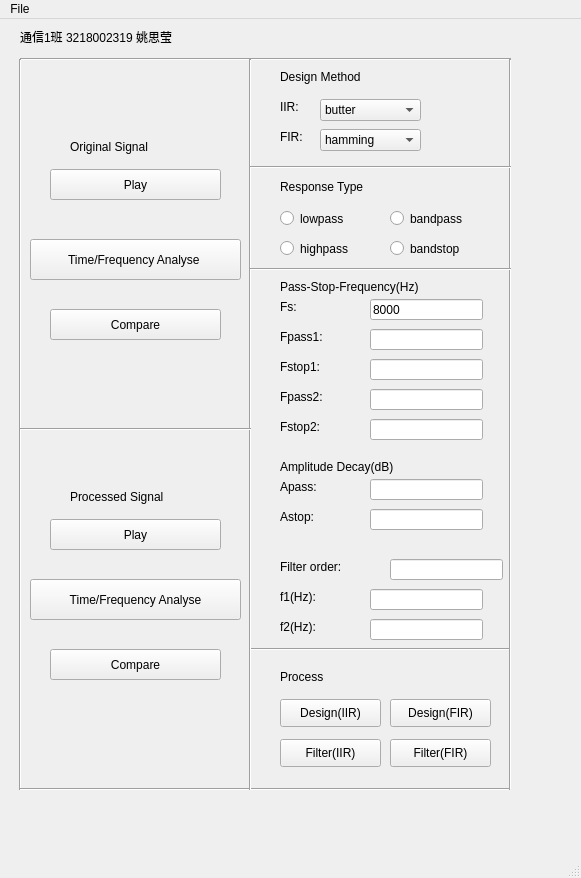
<?xml version="1.0" encoding="UTF-8"?>
<ui version="4.0">
 <class>MainWindow</class>
 <widget class="QMainWindow" name="MainWindow">
  <property name="geometry">
   <rect>
    <x>0</x>
    <y>0</y>
    <width>581</width>
    <height>878</height>
   </rect>
  </property>
  <property name="windowTitle">
   <string>MainWindow</string>
  </property>
  <widget class="QWidget" name="centralwidget">
   <widget class="QPushButton" name="pushButton">
    <property name="geometry">
     <rect>
      <x>50</x>
      <y>150</y>
      <width>171</width>
      <height>31</height>
     </rect>
    </property>
    <property name="text">
     <string>Play</string>
    </property>
   </widget>
   <widget class="QPushButton" name="pushButton_2">
    <property name="geometry">
     <rect>
      <x>30</x>
      <y>220</y>
      <width>211</width>
      <height>41</height>
     </rect>
    </property>
    <property name="text">
     <string>Time/Frequency Analyse </string>
    </property>
   </widget>
   <widget class="QPushButton" name="pushButton_4">
    <property name="geometry">
     <rect>
      <x>50</x>
      <y>500</y>
      <width>171</width>
      <height>31</height>
     </rect>
    </property>
    <property name="text">
     <string>Play</string>
    </property>
   </widget>
   <widget class="QPushButton" name="pushButton_5">
    <property name="geometry">
     <rect>
      <x>30</x>
      <y>560</y>
      <width>211</width>
      <height>41</height>
     </rect>
    </property>
    <property name="text">
     <string>Time/Frequency Analyse</string>
    </property>
   </widget>
   <widget class="QLabel" name="label">
    <property name="geometry">
     <rect>
      <x>70</x>
      <y>120</y>
      <width>171</width>
      <height>16</height>
     </rect>
    </property>
    <property name="text">
     <string>Original Signal</string>
    </property>
   </widget>
   <widget class="QLabel" name="label_2">
    <property name="geometry">
     <rect>
      <x>70</x>
      <y>470</y>
      <width>151</width>
      <height>16</height>
     </rect>
    </property>
    <property name="text">
     <string>Processed Signal</string>
    </property>
   </widget>
   <widget class="QComboBox" name="comboBox">
    <property name="geometry">
     <rect>
      <x>320</x>
      <y>110</y>
      <width>101</width>
      <height>22</height>
     </rect>
    </property>
    <item>
     <property name="text">
      <string>hamming</string>
     </property>
    </item>
    <item>
     <property name="text">
      <string>hanning</string>
     </property>
    </item>
    <item>
     <property name="text">
      <string>blackman</string>
     </property>
    </item>
    <item>
     <property name="text">
      <string>boxcar(rectangle)</string>
     </property>
    </item>
   </widget>
   <widget class="QComboBox" name="comboBox_2">
    <property name="geometry">
     <rect>
      <x>320</x>
      <y>80</y>
      <width>101</width>
      <height>22</height>
     </rect>
    </property>
    <item>
     <property name="text">
      <string>butter</string>
     </property>
    </item>
    <item>
     <property name="text">
      <string>cheby1</string>
     </property>
    </item>
    <item>
     <property name="text">
      <string>cheby2</string>
     </property>
    </item>
    <item>
     <property name="text">
      <string>ellip</string>
     </property>
    </item>
   </widget>
   <widget class="QLabel" name="label_5">
    <property name="geometry">
     <rect>
      <x>280</x>
      <y>50</y>
      <width>141</width>
      <height>16</height>
     </rect>
    </property>
    <property name="text">
     <string>Design Method</string>
    </property>
   </widget>
   <widget class="QLabel" name="label_6">
    <property name="geometry">
     <rect>
      <x>280</x>
      <y>160</y>
      <width>141</width>
      <height>16</height>
     </rect>
    </property>
    <property name="text">
     <string>Response Type</string>
    </property>
   </widget>
   <widget class="QLabel" name="label_7">
    <property name="geometry">
     <rect>
      <x>280</x>
      <y>260</y>
      <width>191</width>
      <height>16</height>
     </rect>
    </property>
    <property name="text">
     <string>Pass-Stop-Frequency(Hz)</string>
    </property>
   </widget>
   <widget class="QLabel" name="label_8">
    <property name="geometry">
     <rect>
      <x>280</x>
      <y>280</y>
      <width>72</width>
      <height>15</height>
     </rect>
    </property>
    <property name="text">
     <string>Fs:</string>
    </property>
   </widget>
   <widget class="QLabel" name="label_9">
    <property name="geometry">
     <rect>
      <x>280</x>
      <y>310</y>
      <width>72</width>
      <height>15</height>
     </rect>
    </property>
    <property name="text">
     <string>Fpass1:</string>
    </property>
   </widget>
   <widget class="QLabel" name="label_10">
    <property name="geometry">
     <rect>
      <x>280</x>
      <y>340</y>
      <width>72</width>
      <height>15</height>
     </rect>
    </property>
    <property name="text">
     <string>Fstop1:</string>
    </property>
   </widget>
   <widget class="QLabel" name="label_11">
    <property name="geometry">
     <rect>
      <x>280</x>
      <y>440</y>
      <width>151</width>
      <height>16</height>
     </rect>
    </property>
    <property name="text">
     <string>Amplitude Decay(dB)</string>
    </property>
   </widget>
   <widget class="QLabel" name="label_12">
    <property name="geometry">
     <rect>
      <x>280</x>
      <y>460</y>
      <width>72</width>
      <height>15</height>
     </rect>
    </property>
    <property name="text">
     <string>Apass:</string>
    </property>
   </widget>
   <widget class="QLabel" name="label_13">
    <property name="geometry">
     <rect>
      <x>280</x>
      <y>490</y>
      <width>72</width>
      <height>15</height>
     </rect>
    </property>
    <property name="text">
     <string>Astop:</string>
    </property>
   </widget>
   <widget class="QLabel" name="label_14">
    <property name="geometry">
     <rect>
      <x>280</x>
      <y>650</y>
      <width>72</width>
      <height>15</height>
     </rect>
    </property>
    <property name="text">
     <string>Process</string>
    </property>
   </widget>
   <widget class="QPushButton" name="pushButton_8">
    <property name="geometry">
     <rect>
      <x>280</x>
      <y>680</y>
      <width>101</width>
      <height>28</height>
     </rect>
    </property>
    <property name="text">
     <string>Design(IIR)</string>
    </property>
   </widget>
   <widget class="QPushButton" name="pushButton_9">
    <property name="geometry">
     <rect>
      <x>280</x>
      <y>720</y>
      <width>101</width>
      <height>28</height>
     </rect>
    </property>
    <property name="text">
     <string>Filter(IIR)</string>
    </property>
   </widget>
   <widget class="QPushButton" name="pushButton_10">
    <property name="geometry">
     <rect>
      <x>390</x>
      <y>680</y>
      <width>101</width>
      <height>28</height>
     </rect>
    </property>
    <property name="text">
     <string>Design(FIR)</string>
    </property>
   </widget>
   <widget class="QPushButton" name="pushButton_11">
    <property name="geometry">
     <rect>
      <x>390</x>
      <y>720</y>
      <width>101</width>
      <height>28</height>
     </rect>
    </property>
    <property name="text">
     <string>Filter(FIR)</string>
    </property>
   </widget>
   <widget class="Line" name="line">
    <property name="geometry">
     <rect>
      <x>250</x>
      <y>620</y>
      <width>261</width>
      <height>20</height>
     </rect>
    </property>
    <property name="orientation">
     <enum>Qt::Horizontal</enum>
    </property>
   </widget>
   <widget class="Line" name="line_2">
    <property name="geometry">
     <rect>
      <x>20</x>
      <y>30</y>
      <width>231</width>
      <height>20</height>
     </rect>
    </property>
    <property name="orientation">
     <enum>Qt::Horizontal</enum>
    </property>
   </widget>
   <widget class="Line" name="line_7">
    <property name="geometry">
     <rect>
      <x>10</x>
      <y>40</y>
      <width>20</width>
      <height>731</height>
     </rect>
    </property>
    <property name="orientation">
     <enum>Qt::Vertical</enum>
    </property>
   </widget>
   <widget class="Line" name="line_8">
    <property name="geometry">
     <rect>
      <x>20</x>
      <y>760</y>
      <width>491</width>
      <height>20</height>
     </rect>
    </property>
    <property name="orientation">
     <enum>Qt::Horizontal</enum>
    </property>
   </widget>
   <widget class="Line" name="line_9">
    <property name="geometry">
     <rect>
      <x>250</x>
      <y>30</y>
      <width>261</width>
      <height>20</height>
     </rect>
    </property>
    <property name="orientation">
     <enum>Qt::Horizontal</enum>
    </property>
   </widget>
   <widget class="Line" name="line_10">
    <property name="geometry">
     <rect>
      <x>240</x>
      <y>40</y>
      <width>20</width>
      <height>731</height>
     </rect>
    </property>
    <property name="orientation">
     <enum>Qt::Vertical</enum>
    </property>
   </widget>
   <widget class="Line" name="line_12">
    <property name="geometry">
     <rect>
      <x>500</x>
      <y>40</y>
      <width>20</width>
      <height>731</height>
     </rect>
    </property>
    <property name="orientation">
     <enum>Qt::Vertical</enum>
    </property>
   </widget>
   <widget class="Line" name="line_13">
    <property name="geometry">
     <rect>
      <x>20</x>
      <y>400</y>
      <width>231</width>
      <height>20</height>
     </rect>
    </property>
    <property name="orientation">
     <enum>Qt::Horizontal</enum>
    </property>
   </widget>
   <widget class="Line" name="line_14">
    <property name="geometry">
     <rect>
      <x>250</x>
      <y>240</y>
      <width>261</width>
      <height>20</height>
     </rect>
    </property>
    <property name="orientation">
     <enum>Qt::Horizontal</enum>
    </property>
   </widget>
   <widget class="Line" name="line_15">
    <property name="geometry">
     <rect>
      <x>250</x>
      <y>140</y>
      <width>261</width>
      <height>16</height>
     </rect>
    </property>
    <property name="orientation">
     <enum>Qt::Horizontal</enum>
    </property>
   </widget>
   <widget class="QLabel" name="label_15">
    <property name="geometry">
     <rect>
      <x>20</x>
      <y>10</y>
      <width>291</width>
      <height>16</height>
     </rect>
    </property>
    <property name="text">
     <string>通信1班 3218002319 姚思莹</string>
    </property>
   </widget>
   <widget class="QPushButton" name="pushButton_3">
    <property name="geometry">
     <rect>
      <x>50</x>
      <y>290</y>
      <width>171</width>
      <height>31</height>
     </rect>
    </property>
    <property name="text">
     <string>Compare</string>
    </property>
   </widget>
   <widget class="QPushButton" name="pushButton_6">
    <property name="geometry">
     <rect>
      <x>50</x>
      <y>630</y>
      <width>171</width>
      <height>31</height>
     </rect>
    </property>
    <property name="text">
     <string>Compare</string>
    </property>
   </widget>
   <widget class="QRadioButton" name="radioButton_3">
    <property name="geometry">
     <rect>
      <x>280</x>
      <y>190</y>
      <width>115</width>
      <height>19</height>
     </rect>
    </property>
    <property name="text">
     <string>lowpass</string>
    </property>
   </widget>
   <widget class="QRadioButton" name="radioButton_4">
    <property name="geometry">
     <rect>
      <x>280</x>
      <y>220</y>
      <width>115</width>
      <height>19</height>
     </rect>
    </property>
    <property name="text">
     <string>highpass</string>
    </property>
   </widget>
   <widget class="QRadioButton" name="radioButton_5">
    <property name="geometry">
     <rect>
      <x>390</x>
      <y>190</y>
      <width>115</width>
      <height>19</height>
     </rect>
    </property>
    <property name="text">
     <string>bandpass</string>
    </property>
   </widget>
   <widget class="QRadioButton" name="radioButton_6">
    <property name="geometry">
     <rect>
      <x>390</x>
      <y>220</y>
      <width>115</width>
      <height>19</height>
     </rect>
    </property>
    <property name="text">
     <string>bandstop</string>
    </property>
   </widget>
   <widget class="QLabel" name="label_3">
    <property name="geometry">
     <rect>
      <x>280</x>
      <y>540</y>
      <width>111</width>
      <height>16</height>
     </rect>
    </property>
    <property name="text">
     <string>Filter order:</string>
    </property>
   </widget>
   <widget class="QLineEdit" name="lineEdit">
    <property name="geometry">
     <rect>
      <x>370</x>
      <y>280</y>
      <width>113</width>
      <height>21</height>
     </rect>
    </property>
    <property name="text">
     <string>8000</string>
    </property>
   </widget>
   <widget class="QLineEdit" name="lineEdit_2">
    <property name="geometry">
     <rect>
      <x>370</x>
      <y>310</y>
      <width>113</width>
      <height>21</height>
     </rect>
    </property>
   </widget>
   <widget class="QLineEdit" name="lineEdit_3">
    <property name="geometry">
     <rect>
      <x>370</x>
      <y>340</y>
      <width>113</width>
      <height>21</height>
     </rect>
    </property>
   </widget>
   <widget class="QLineEdit" name="lineEdit_4">
    <property name="geometry">
     <rect>
      <x>370</x>
      <y>370</y>
      <width>113</width>
      <height>21</height>
     </rect>
    </property>
   </widget>
   <widget class="QLineEdit" name="lineEdit_5">
    <property name="geometry">
     <rect>
      <x>370</x>
      <y>400</y>
      <width>113</width>
      <height>21</height>
     </rect>
    </property>
   </widget>
   <widget class="QLineEdit" name="lineEdit_6">
    <property name="geometry">
     <rect>
      <x>370</x>
      <y>460</y>
      <width>113</width>
      <height>21</height>
     </rect>
    </property>
   </widget>
   <widget class="QLineEdit" name="lineEdit_7">
    <property name="geometry">
     <rect>
      <x>370</x>
      <y>490</y>
      <width>113</width>
      <height>21</height>
     </rect>
    </property>
   </widget>
   <widget class="QLineEdit" name="lineEdit_8">
    <property name="geometry">
     <rect>
      <x>390</x>
      <y>540</y>
      <width>113</width>
      <height>21</height>
     </rect>
    </property>
   </widget>
   <widget class="QLabel" name="label_4">
    <property name="geometry">
     <rect>
      <x>280</x>
      <y>570</y>
      <width>72</width>
      <height>15</height>
     </rect>
    </property>
    <property name="text">
     <string>f1(Hz):</string>
    </property>
   </widget>
   <widget class="QLabel" name="label_16">
    <property name="geometry">
     <rect>
      <x>280</x>
      <y>600</y>
      <width>72</width>
      <height>15</height>
     </rect>
    </property>
    <property name="text">
     <string>f2(Hz):</string>
    </property>
   </widget>
   <widget class="QLabel" name="label_17">
    <property name="geometry">
     <rect>
      <x>280</x>
      <y>370</y>
      <width>72</width>
      <height>15</height>
     </rect>
    </property>
    <property name="text">
     <string>Fpass2:</string>
    </property>
   </widget>
   <widget class="QLabel" name="label_18">
    <property name="geometry">
     <rect>
      <x>280</x>
      <y>400</y>
      <width>72</width>
      <height>15</height>
     </rect>
    </property>
    <property name="text">
     <string>Fstop2:</string>
    </property>
   </widget>
   <widget class="QLineEdit" name="lineEdit_9">
    <property name="geometry">
     <rect>
      <x>370</x>
      <y>570</y>
      <width>113</width>
      <height>21</height>
     </rect>
    </property>
   </widget>
   <widget class="QLineEdit" name="lineEdit_10">
    <property name="geometry">
     <rect>
      <x>370</x>
      <y>600</y>
      <width>113</width>
      <height>21</height>
     </rect>
    </property>
   </widget>
   <widget class="QLabel" name="label_19">
    <property name="geometry">
     <rect>
      <x>280</x>
      <y>80</y>
      <width>72</width>
      <height>15</height>
     </rect>
    </property>
    <property name="text">
     <string>IIR:</string>
    </property>
   </widget>
   <widget class="QLabel" name="label_20">
    <property name="geometry">
     <rect>
      <x>280</x>
      <y>110</y>
      <width>72</width>
      <height>15</height>
     </rect>
    </property>
    <property name="text">
     <string>FIR:</string>
    </property>
   </widget>
   <zorder>label_8</zorder>
   <zorder>pushButton</zorder>
   <zorder>pushButton_2</zorder>
   <zorder>pushButton_4</zorder>
   <zorder>pushButton_5</zorder>
   <zorder>label</zorder>
   <zorder>label_2</zorder>
   <zorder>comboBox</zorder>
   <zorder>comboBox_2</zorder>
   <zorder>label_5</zorder>
   <zorder>label_6</zorder>
   <zorder>label_7</zorder>
   <zorder>label_9</zorder>
   <zorder>label_10</zorder>
   <zorder>label_11</zorder>
   <zorder>label_12</zorder>
   <zorder>label_13</zorder>
   <zorder>label_14</zorder>
   <zorder>pushButton_8</zorder>
   <zorder>pushButton_9</zorder>
   <zorder>pushButton_10</zorder>
   <zorder>pushButton_11</zorder>
   <zorder>line</zorder>
   <zorder>line_2</zorder>
   <zorder>line_7</zorder>
   <zorder>line_8</zorder>
   <zorder>line_9</zorder>
   <zorder>line_10</zorder>
   <zorder>line_12</zorder>
   <zorder>line_13</zorder>
   <zorder>line_14</zorder>
   <zorder>line_15</zorder>
   <zorder>label_15</zorder>
   <zorder>pushButton_3</zorder>
   <zorder>pushButton_6</zorder>
   <zorder>radioButton_3</zorder>
   <zorder>radioButton_4</zorder>
   <zorder>radioButton_5</zorder>
   <zorder>radioButton_6</zorder>
   <zorder>label_3</zorder>
   <zorder>lineEdit</zorder>
   <zorder>lineEdit_2</zorder>
   <zorder>lineEdit_3</zorder>
   <zorder>lineEdit_4</zorder>
   <zorder>lineEdit_5</zorder>
   <zorder>lineEdit_6</zorder>
   <zorder>lineEdit_7</zorder>
   <zorder>lineEdit_8</zorder>
   <zorder>label_4</zorder>
   <zorder>label_16</zorder>
   <zorder>label_17</zorder>
   <zorder>label_18</zorder>
   <zorder>lineEdit_9</zorder>
   <zorder>lineEdit_10</zorder>
   <zorder>label_19</zorder>
   <zorder>label_20</zorder>
  </widget>
  <widget class="QMenuBar" name="menubar">
   <property name="geometry">
    <rect>
     <x>0</x>
     <y>0</y>
     <width>581</width>
     <height>26</height>
    </rect>
   </property>
   <widget class="QMenu" name="menuFile">
    <property name="title">
     <string>File</string>
    </property>
    <addaction name="actionOpen"/>
    <addaction name="actionClose"/>
   </widget>
   <addaction name="menuFile"/>
  </widget>
  <widget class="QStatusBar" name="statusbar"/>
  <action name="actionOpen">
   <property name="text">
    <string>Open</string>
   </property>
  </action>
  <action name="actionClose">
   <property name="text">
    <string>Close</string>
   </property>
  </action>
 </widget>
 <resources/>
 <connections/>
</ui>
